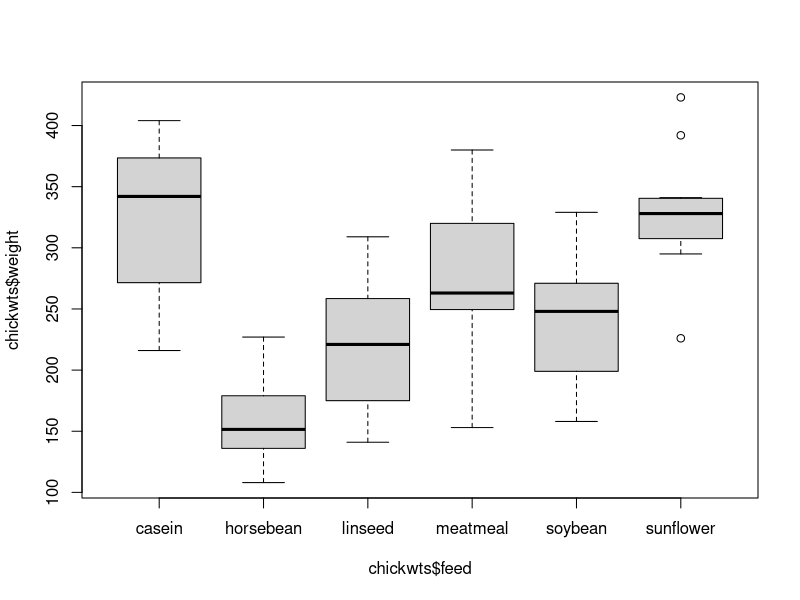
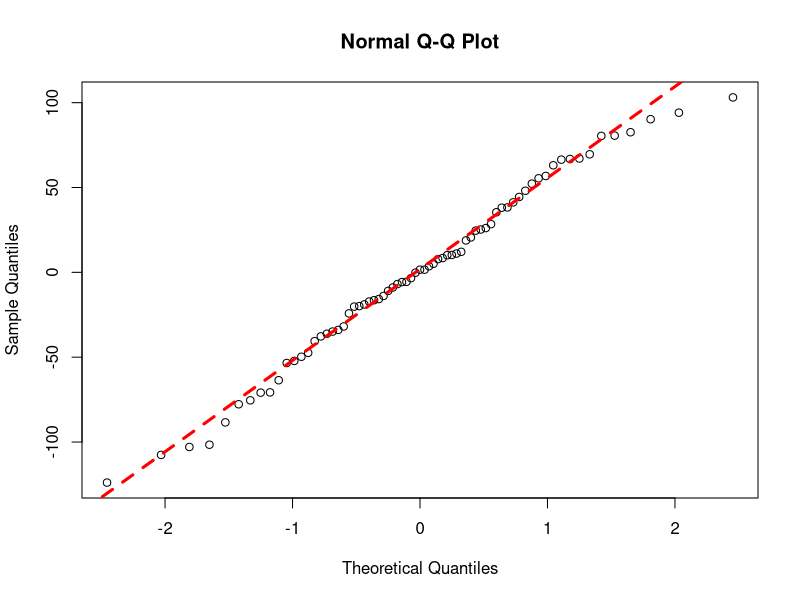
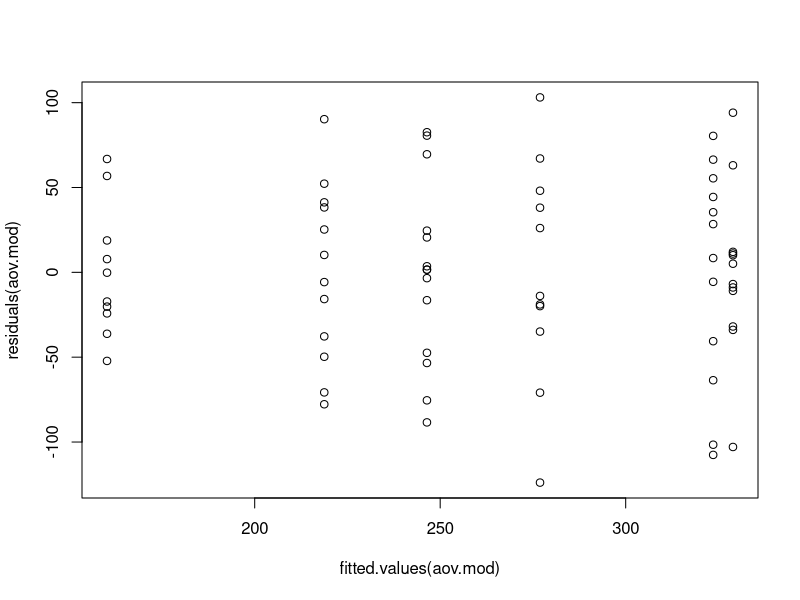
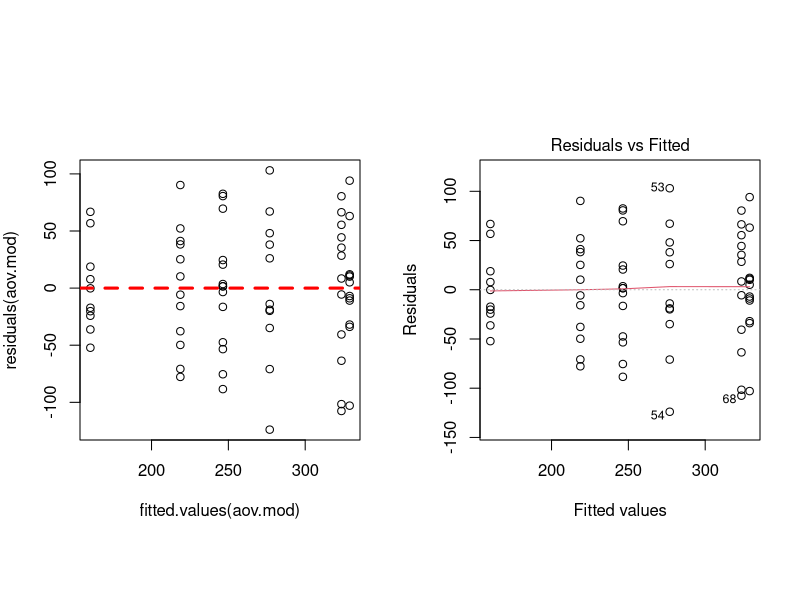
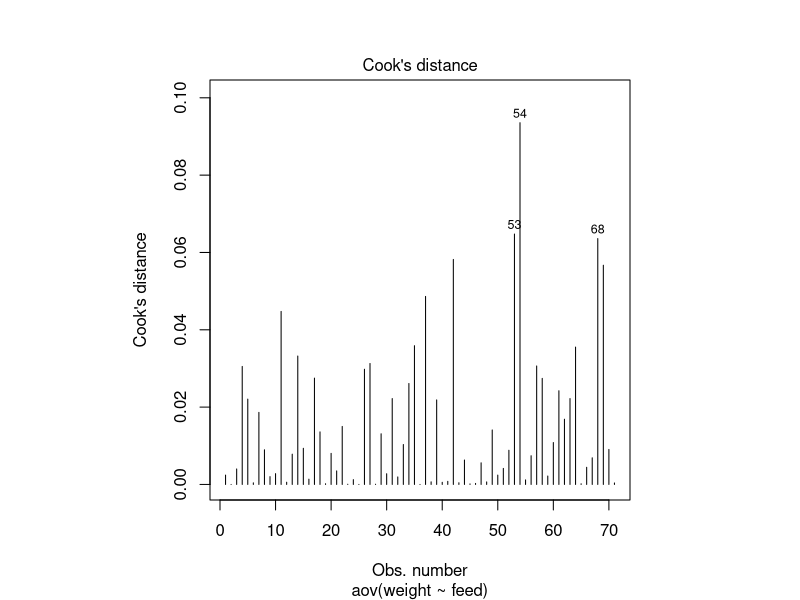
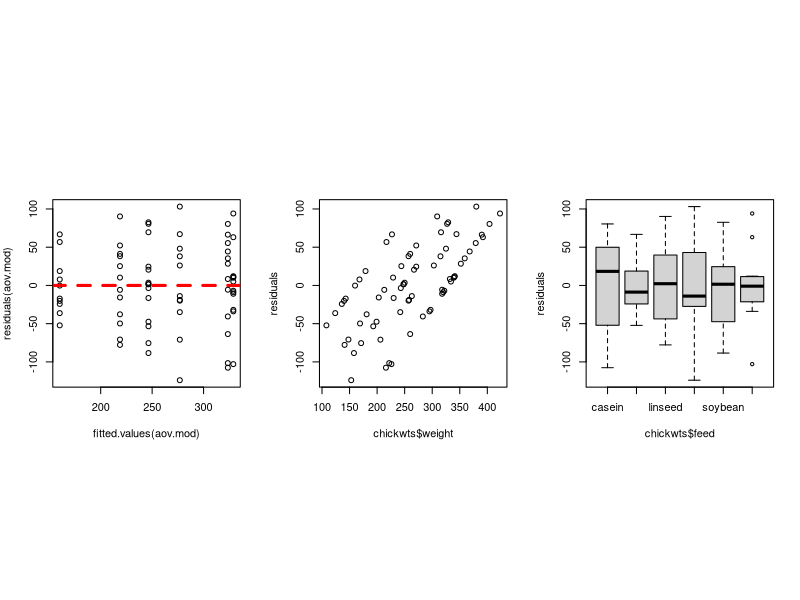
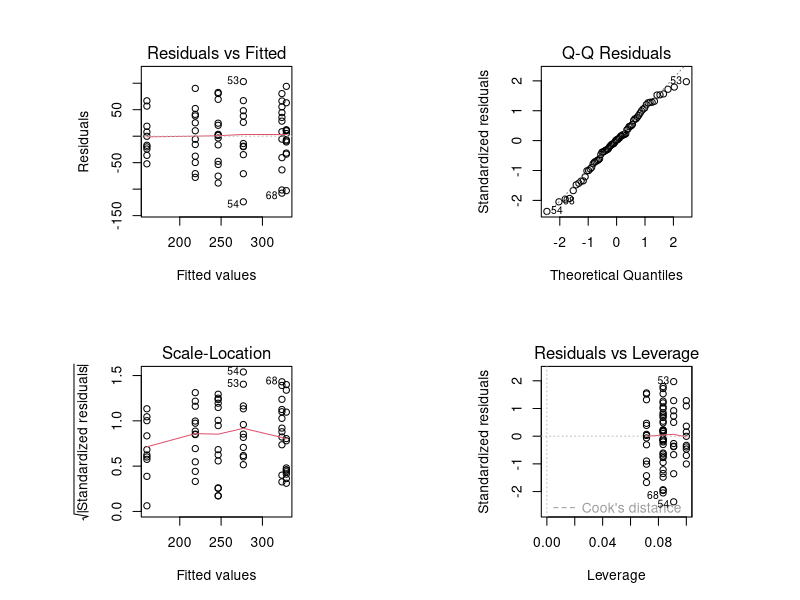
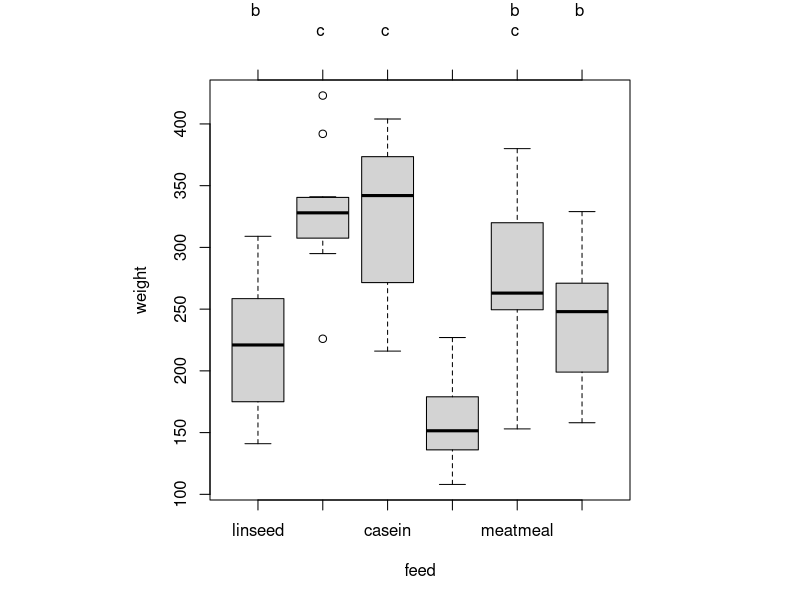

These figures' R source, in order:
### R code from 'ANOVA_with_chickwts.Rnw'

data(chickwts)
str(chickwts)
head(chickwts)
boxplot(chickwts$weight ~ chickwts$feed)

# aov.mod <- aov(chickwts$weight ~ chickwts$feed)
aov.mod <- aov(weight ~ feed, data = chickwts)
# What objects can we extract from a anova model?
objects(aov.mod)
#
summary(aov.mod)

# What are residuals?
chickwts$residuals <- residuals(aov.mod)
tapply(chickwts$weight, chickwts$feed, mean)
chickwts[c(1:3),]
# Save residuals to an objects and check mean of residuals
aov.mod.resid <- residuals(aov.mod)
mean(aov.mod.resid)

par(mfrow=c(1,1))
qqnorm(aov.mod.resid)
qqline(aov.mod.resid, col = "red", lwd = 3, lty = 2)
# Shapiro-Wilk test (dependent on sample size --> limited use)
shapiro.test(aov.mod.resid)

# Bartlett Test
bartlett.test(chickwts$weight ~ chickwts$feed)
# Levene's Test
# library("Rcmdr")
# levene.test(chickwts$weight ~ chickwts$feed)

# Plot fitted against residual values
plot(fitted.values(aov.mod), residuals(aov.mod))

# Plot fitted against residual values
par(mfrow=c(1,2), pty="s", mar = c(1, 4, 1, 2))
plot(fitted.values(aov.mod), residuals(aov.mod))
abline(h = 0, col = "red", lwd = 3, lty = 2)
plot(aov.mod, which=1)

# Plot fitted against residual values
# Cut-off at 3
par(mfrow=c(1,1), pty="s", mar = c(5, 4, 4, 2))
plot(aov.mod, which=4)

par(mfrow=c(1,3), pty="s")
plot(fitted.values(aov.mod), residuals(aov.mod))
abline(h = 0, col = "red", lwd = 3, lty = 2)
# Plot residuals against variables from the model
plot(chickwts$weight, residuals(aov.mod), ylab = "residuals")
plot(chickwts$feed, residuals(aov.mod),
     xlab = "chickwts$feed", ylab = "residuals")

par(mfrow=c(2, 2))
plot(aov.mod)

# HOW TO RELEVEL FACTORS?
# How to change the reference category of a factor variable?
# Use the relevel(...) function
# Make "sunflower" as reference category
chickwts$feed <- relevel(chickwts$feed, "sunflower")
levels(chickwts$feed)
# Make "linseed" as reference category
chickwts$feed <- relevel(chickwts$feed, "linseed")
levels(chickwts$feed)

aov.mod <- aov(weight ~ feed, data = chickwts)
pairwise.t.test(chickwts$weight, chickwts$feed, p.adj = "none")
pairwise.t.test(chickwts$weight, chickwts$feed, p.adj = "bonferroni")

install.packages("multcomp")
library("multcomp")
# compares always to baseline levels (here: casein) --> saves degrees of freedom
dunnett <- glht(aov.mod, linfct = mcp(feed = "Dunnett"))
summary(dunnett)

library("multcomp")
# compares all factor levels
tukey <- glht(aov.mod, linfct = mcp(feed = "Tukey"))
summary(tukey)
# summary(tukey)          # standard display
tukey.cld <- cld(tukey)   # letter-based display
# the cld(...) function sets up a compact letter display of all pair-wise comparisons
par(mfrow=c(1,1))
plot(tukey.cld)
